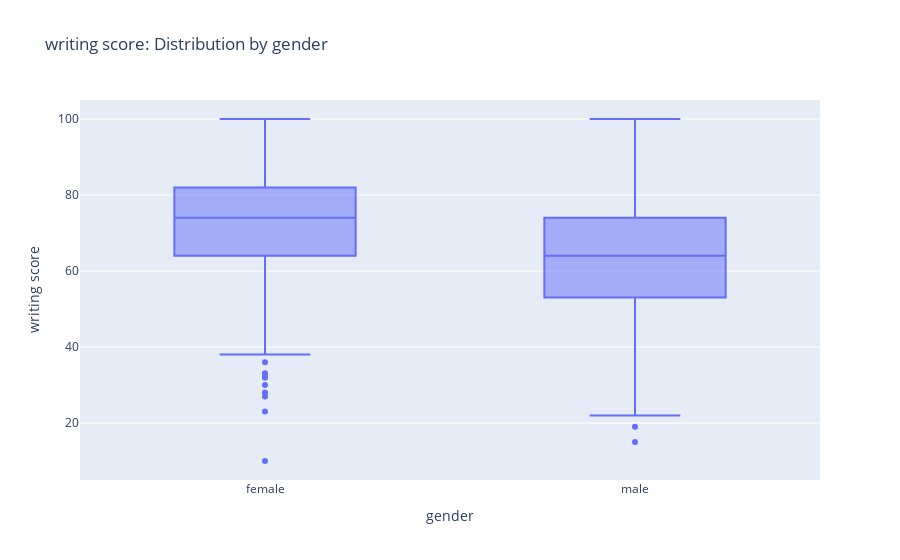

The code cell stored with this chart in its notebook:
### Code cell
assert gender_col is not None and writing_col is not None
fig = px.box(df, x=gender_col, y=writing_col, points="outliers", title=f"{writing_col}: Distribution by {gender_col}")
fig.show()

meds = df.groupby(gender_col)[writing_col].median().round(1).to_dict()
print(f"[INSIGHT] {writing_col} medians by {gender_col}: {meds}")
print("[DECISION] More guided writing practice if one group lags.")

### Figure 1 — Plotly figure (JSON) as saved in the notebook; plotly's stock layout.template omitted (floating-point values rounded to 4 significant figures; data arrays with more than 128 entries replaced by an {"elided": "..."} marker saying what was removed)
{"data": [{"alignmentgroup": "True", "boxpoints": "outliers", "hovertemplate": "gender=%{x}<br>writing score=%{y}<extra></extra>", "legendgroup": "", "marker": {"color": "#636efa"}, "name": "", "notched": false, "offsetgroup": "", "orientation": "v", "showlegend": false, "type": "box", "x": {"elided": "1000 str values"}, "x0": " ", "xaxis": "x", "y": {"elided": "1000 int values"}, "y0": " ", "yaxis": "y"}], "layout": {"boxmode": "group", "legend": {"tracegroupgap": 0}, "title": {"text": "writing score: Distribution by gender"}, "xaxis": {"anchor": "y", "domain": [0, 1], "title": {"text": "gender"}}, "yaxis": {"anchor": "x", "domain": [0, 1], "title": {"text": "writing score"}}}}
